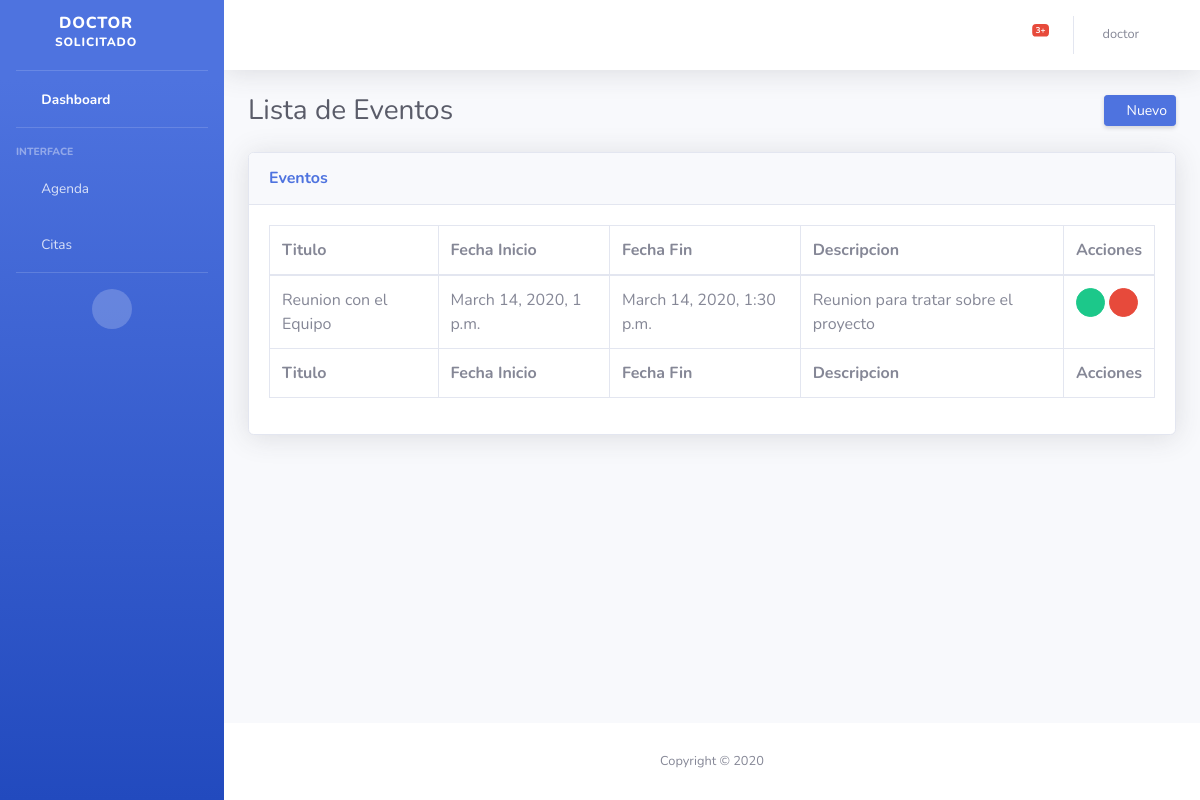
The app's page /agenda/evento/ (signed in) with its own data.
### schedule/models.py (models this page shows, shortened)
class Event(models.Model):
    title = models.CharField(max_length=200)
    description = models.TextField()
    start_time = models.DateTimeField()
    date_start_time = models.DateField()
    time_start_time = models.TimeField()
    end_time = models.DateTimeField()
    date_end_time = models.DateField()
    time_end_time = models.TimeField()
    owner = models.ForeignKey(UserProfile, on_delete=models.CASCADE)

### schedule/views.py (the view)
# urls.py: path('evento/', login_required(views.EventListView.as_view()), name='event_list'),
class EventListView(generic.ListView):
    model = Event
    context_object_name = 'events'
    template_name = "event/event_list.html"
    def get_context_data(self, **kwargs):
        context = super(EventListView, self).get_context_data(**kwargs)
        context['model'] = 'Eventos'
        return context
    def get_queryset(self):
        return Event.objects.filter(owner=self.request.user.profile)

### authentication/templatetags/user_tags.py (called while the page is built)
@register.filter(name='has_group')
def has_group(user,group_name):
    group = Group.objects.filter(name=group_name)
    if group:
        group=group.first()
        return group in user.groups.all()
    else:
        return False

### schedule/templates/event/event_list.html (shortened to what this page needs)
{% extends 'base.html' %}
{% load static %}
{% block css %}
    <link href="{% static 'vendor/datatables/dataTables.bootstrap4.min.css' %}" rel="stylesheet">
{% endblock %}
{% block content %}
    <div class="container-fluid">
        <div class="d-sm-flex align-items-center justify-content-between mb-4">
            <h1 class="h3 mb-0 text-gray-800">Lista de {{ model }}</h1>
            <a href="{% url 'event_new' %}" class="d-none d-sm-inline-block btn btn-sm btn-primary shadow-sm"><i
                    class="fas fa-plus fa-sm text-white-50"></i> Nuevo</a>
        </div>
        <div class="card shadow mb-4">
            <div class="card-header py-3">
                <h6 class="m-0 font-weight-bold text-primary">{{ model }}</h6>
            </div>
            <div class="card-body">
                <div class="table-responsive">
                    <table class="table table-bordered" id="dataTable" width="100%" cellspacing="0">
                        <thead>
                        <tr>
                            <th>Titulo</th>
                            <th>Fecha Inicio</th>
                            <th>Fecha Fin</th>
                            <th>Descripcion</th>
                            <th>Acciones</th>
                        </tr>
                        </thead>
                        <tfoot>
                        <tr>
                            <th>Titulo</th>
                            <th>Fecha Inicio</th>
                            <th>Fecha Fin</th>
                            <th>Descripcion</th>
                            <th>Acciones</th>
                        </tr>
                        </tfoot>
                        <tbody>
                        {% for event in events %}
                            <tr>
                                <td>{{ event.title }}</td>
                                <td>{{ event.start_time }}</td>
                                <td>{{ event.end_time }}</td>
                                <td>{{ event.description }}</td>
                                <td>
                                    <a href="{% url 'event_edit' event.pk %}"  title="Edit"
                                       class="btn btn-success btn-circle btn-sm">
                                        <i class="fas fa-edit"></i>
                                    </a>
                                    <a href="#" data-toggle="modal" data-target="#deleteModal" title="Delete" class="btn btn-danger btn-circle btn-sm">
                                        <i class="fas fa-trash"></i>
                                    </a>
                                </td>
                            </tr>
                        {% endfor %}
                        </tbody>
                    </table>
                </div>
            </div>
        </div>
    </div>
{% endblock %}

### authentication/templates/accordionSidebar.html (shortened to what this page needs)
{% load user_tags %}
<ul class="navbar-nav bg-gradient-primary sidebar sidebar-dark accordion" id="accordionSidebar">
      <a class="sidebar-brand d-flex align-items-center justify-content-center" href="{% url 'home' %}">
        <div class="sidebar-brand-text mx-3">{{ user.username }} <sup>{{ user.groups.all.0 }}</sup></div><br>
      </a>
      <hr class="sidebar-divider my-0">
      <li class="nav-item active">
        <a class="nav-link" href="{% url 'home' %}">
          <i class="fas fa-fw fa-tachometer-alt"></i>
          <span>Dashboard</span></a>
      </li>
      <hr class="sidebar-divider">
      <div class="sidebar-heading">
        Interface
      </div>
    {% if request.user|has_group:"Solicitado"  %}
      <li class="nav-item">
        <a class="nav-link collapsed" href="#" data-toggle="collapse" data-target="#collapseTwo" aria-expanded="true" aria-controls="collapseTwo">
          <i class="fas fa-fw fa-book-open"></i>
          <span>Agenda</span>
        </a>
      </li>
      <li class="nav-item">
        <a class="nav-link collapsed" href="#" data-toggle="collapse" data-target="#collapseUtilities" aria-expanded="true" aria-controls="collapseUtilities">
          <i class="fas fa-fw fa-calendar-day"></i>
          <span>Citas</span>
        </a>
      </li>
    {% endif %}
      <hr class="sidebar-divider">
      <div class="text-center d-none d-md-inline">
        <button class="rounded-circle border-0" id="sidebarToggle"></button>
      </div>
    </ul>

### authentication/templates/topbar.html (shortened to what this page needs)
<nav class="navbar navbar-expand navbar-light bg-white topbar mb-4 static-top shadow">
    <ul class="navbar-nav ml-auto">
        <li class="nav-item dropdown no-arrow mx-1">
            <a class="nav-link dropdown-toggle" href="#" id="alertsDropdown" role="button" data-toggle="dropdown"
               aria-haspopup="true" aria-expanded="false">
                <i class="fas fa-bell fa-fw"></i>
                <span class="badge badge-danger badge-counter">3+</span>
            </a>
        </li>
        <li class="nav-item dropdown no-arrow">
            <a class="nav-link dropdown-toggle" href="#" id="userDropdown" role="button" data-toggle="dropdown"
               aria-haspopup="true" aria-expanded="false">
                {% if user.username %}
                    <span class="mr-2 d-none d-lg-inline text-gray-600 small">{{ user.username }}</span>
                    <i class="fas fa-user-circle fa-2x text-gray-300"></i>
                {% endif %}
            </a>
        </li>
    </ul>
</nav>

### records on screen
Event: title "Reunion con el Equipo", start_time "March 14, 2020, 1 p.m.", end_time "March 14, 2020, 1:30 p.m.", description "Reunion para tratar sobre el proyecto"

### other values on screen
{{ user.username }} "DOCTOR"
{{ user.groups.all.0 }} "SOLICITADO"
{{ user.username }} "doctor"
{{ model }} "Eventos"
